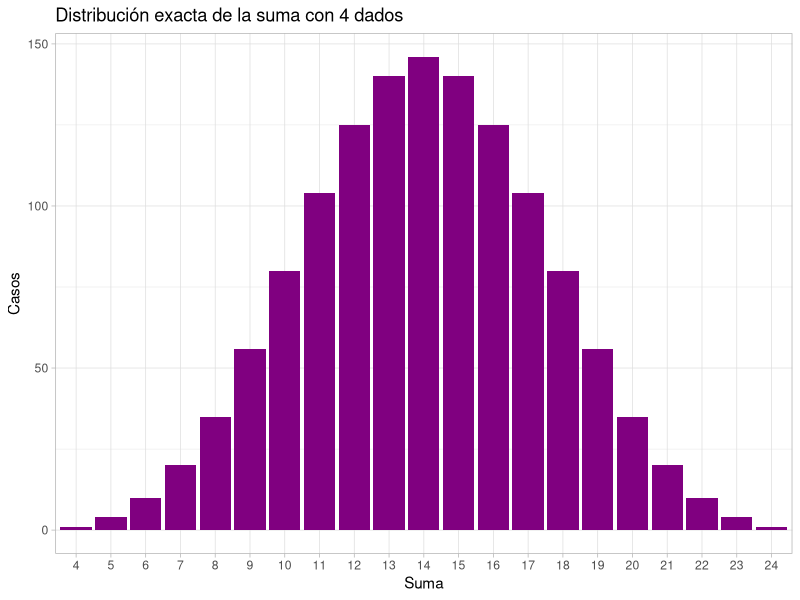
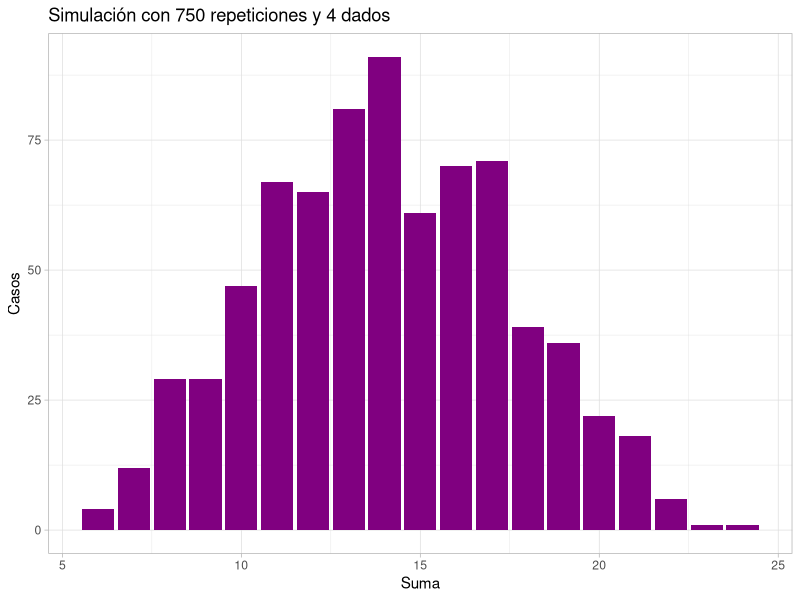
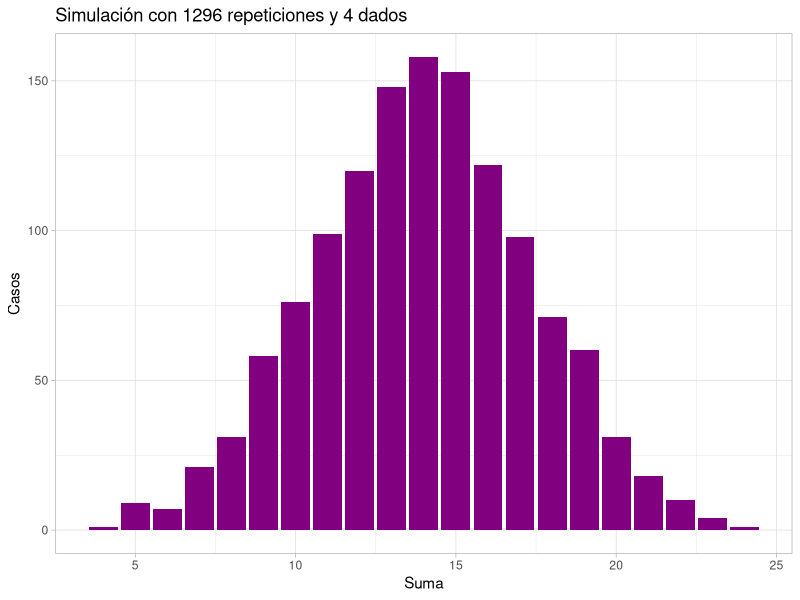
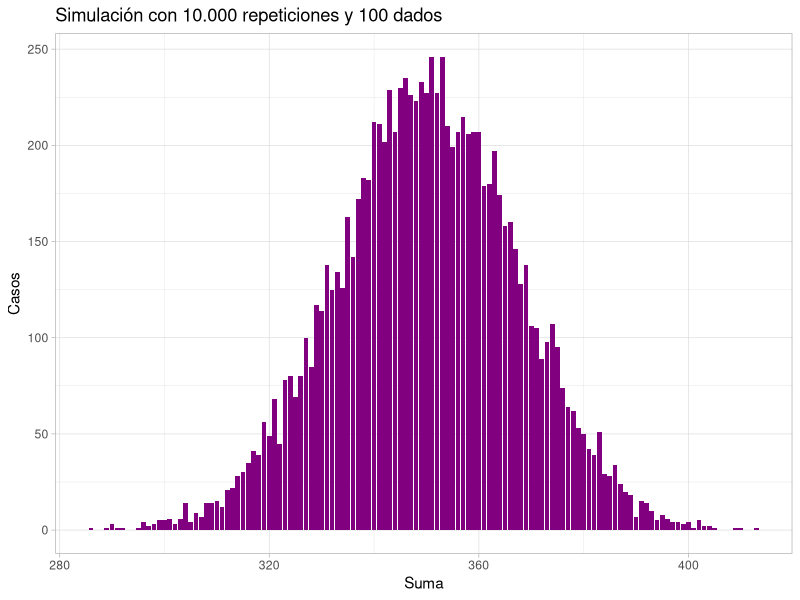

Source code (R) for these figures, in order:
## ---- chunk 1
#| label = libs
library(dplyr)
library(ggplot2)

theme_set(theme_light())
## ---- chunk 2
#| label: generate
df_lanzamientos <- tidyr::expand_grid(
  dado1 = 1:6, 
  dado2 = 1:6, 
  dado3 = 1:6, 
  dado4 = 1:6 
) |> 
  mutate(suma_lanzamiento = (dado1 + dado2 + dado3 + dado4))

ggplot(df_lanzamientos, aes(x = factor(suma_lanzamiento))) + 
  geom_bar(fill = "#800080") + 
  labs(x = "Suma", y = "Casos", title = "Distribución exacta de la suma con 4 dados")
## ---- chunk 3
#| label: sim750
simulacion_sumas <- replicate(
  n = 750, 
  {
    sum(sample(1:6, size = 4, replace = TRUE))
  }
)

ggplot() + 
  geom_bar(aes(x = simulacion_sumas), fill = "#800080") + 
  labs(x = "Suma", y = "Casos", title = "Simulación con 750 repeticiones y 4 dados")
## ---- chunk 4
#| label: sim1296
simulacion_sumas <- replicate(
  n = 1296, 
  {
    sum(sample(1:6, size = 4, replace = TRUE))
  }
)

ggplot() + 
  geom_bar(aes(x = simulacion_sumas), fill = "#800080") + 
  labs(x = "Suma", y = "Casos", title = "Simulación con 1296 repeticiones y 4 dados")
## ---- chunk 5
#| label: sim10000
simulacion_sumas <- replicate(
  n = 10000, 
  {
    sum(sample(1:6, size = 100, replace = TRUE))
  }
)

ggplot() + 
  geom_bar(aes(x = simulacion_sumas), fill = "#800080") + 
  labs(x = "Suma", y = "Casos", title = "Simulación con 10.000 repeticiones y 100 dados")
